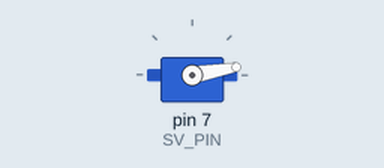
The sketch below on a simulated Arduino Uno, built with avr-gcc and run on an emulated ATmega328P. On the bench: servo.

Above: at 0.05 s.
Timing chart, 0 to 4.6 s (numbered marks = the images above):
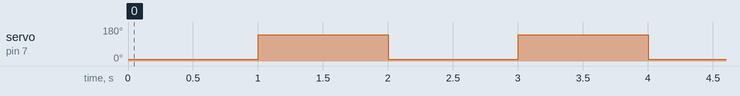

Measured:
- by itself, servo on pin 7 (SV_PIN): alternates 140° for 1.0 s and 10° for 1.0 s

The sketch:

sketch_sep27b.ino
```cpp
#include <Servo.h>      // Servoライブラリの読み込み

Servo myservo;          // Servoオブジェクトの宣言
const int SV_PIN = 7;   // サーボモーターをデジタルピン7に

void setup(){

  myservo.attach(SV_PIN);  // サーボの割当(パルス幅500~2400msに指定)

}

void loop(){

  myservo.write(10);    // サーボモーターを0度の位置まで動かす
  delay(1000);

  myservo.write(140);   // サーボモーターを90度の位置まで動かす
  delay(1000);

}
```
